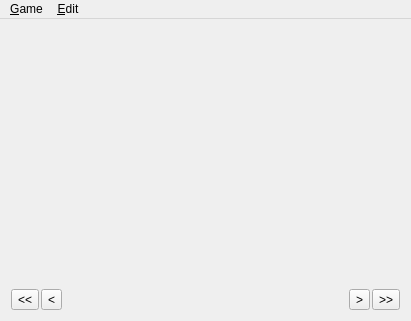
<?xml version="1.0" encoding="UTF-8"?>
<ui version="4.0">
 <class>MainWindow</class>
 <widget class="QMainWindow" name="MainWindow">
  <property name="geometry">
   <rect>
    <x>0</x>
    <y>0</y>
    <width>411</width>
    <height>321</height>
   </rect>
  </property>
  <property name="windowTitle">
   <string>MainWindow</string>
  </property>
  <widget class="QWidget" name="centralWidget">
   <layout class="QVBoxLayout" name="verticalLayout_3">
    <item>
     <layout class="QHBoxLayout" name="horizontalLayout_4">
      <item>
       <widget class="CheckersPicture" name="picture" native="true">
        <property name="sizePolicy">
         <sizepolicy hsizetype="Preferred" vsizetype="Preferred">
          <horstretch>0</horstretch>
          <verstretch>0</verstretch>
         </sizepolicy>
        </property>
        <layout class="QVBoxLayout" name="verticalLayout">
         <item>
          <spacer name="verticalSpacer">
           <property name="orientation">
            <enum>Qt::Vertical</enum>
           </property>
           <property name="sizeHint" stdset="0">
            <size>
             <width>20</width>
             <height>40</height>
            </size>
           </property>
          </spacer>
         </item>
        </layout>
       </widget>
      </item>
     </layout>
    </item>
    <item>
     <layout class="QHBoxLayout" name="horizontalLayout">
      <property name="spacing">
       <number>2</number>
      </property>
      <item>
       <widget class="QToolButton" name="goFirst">
        <property name="text">
         <string>&lt;&lt;</string>
        </property>
        <property name="icon">
         <iconset resource="icons.qrc">
          <normaloff>:/icons/go-first.png</normaloff>:/icons/go-first.png</iconset>
        </property>
        <property name="arrowType">
         <enum>Qt::NoArrow</enum>
        </property>
       </widget>
      </item>
      <item>
       <widget class="QToolButton" name="goPrev">
        <property name="text">
         <string>&lt;</string>
        </property>
        <property name="icon">
         <iconset resource="icons.qrc">
          <normaloff>:/icons/go-previous.png</normaloff>:/icons/go-previous.png</iconset>
        </property>
        <property name="arrowType">
         <enum>Qt::NoArrow</enum>
        </property>
       </widget>
      </item>
      <item>
       <spacer name="horizontalSpacer">
        <property name="orientation">
         <enum>Qt::Horizontal</enum>
        </property>
        <property name="sizeHint" stdset="0">
         <size>
          <width>40</width>
          <height>20</height>
         </size>
        </property>
       </spacer>
      </item>
      <item>
       <widget class="QToolButton" name="goNext">
        <property name="text">
         <string>&gt;</string>
        </property>
        <property name="icon">
         <iconset resource="icons.qrc">
          <normaloff>:/icons/go-next.png</normaloff>:/icons/go-next.png</iconset>
        </property>
       </widget>
      </item>
      <item>
       <widget class="QToolButton" name="goLast">
        <property name="text">
         <string>&gt;&gt;</string>
        </property>
        <property name="icon">
         <iconset resource="icons.qrc">
          <normaloff>:/icons/go-last.png</normaloff>:/icons/go-last.png</iconset>
        </property>
       </widget>
      </item>
     </layout>
    </item>
   </layout>
  </widget>
  <widget class="QMenuBar" name="menuBar">
   <property name="geometry">
    <rect>
     <x>0</x>
     <y>0</y>
     <width>411</width>
     <height>20</height>
    </rect>
   </property>
   <widget class="QMenu" name="menuEdit">
    <property name="title">
     <string>&amp;Edit</string>
    </property>
    <addaction name="actionSettings"/>
   </widget>
   <widget class="QMenu" name="menuGame">
    <property name="title">
     <string>&amp;Game</string>
    </property>
    <addaction name="actionStartNewGame"/>
    <addaction name="actionEndGame"/>
   </widget>
   <addaction name="menuGame"/>
   <addaction name="menuEdit"/>
  </widget>
  <action name="actionSettings">
   <property name="icon">
    <iconset resource="icons.qrc">
     <normaloff>:/icons/preferences.png</normaloff>:/icons/preferences.png</iconset>
   </property>
   <property name="text">
    <string>Settings</string>
   </property>
   <property name="shortcut">
    <string>Ctrl+P</string>
   </property>
  </action>
  <action name="actionStartNewGame">
   <property name="icon">
    <iconset resource="icons.qrc">
     <normaloff>:/icons/new.png</normaloff>:/icons/new.png</iconset>
   </property>
   <property name="text">
    <string>Start &amp;new game</string>
   </property>
   <property name="shortcut">
    <string>Ctrl+N</string>
   </property>
  </action>
  <action name="actionEndGame">
   <property name="icon">
    <iconset resource="icons.qrc">
     <normaloff>:/icons/close.png</normaloff>:/icons/close.png</iconset>
   </property>
   <property name="text">
    <string>&amp;End game</string>
   </property>
   <property name="shortcut">
    <string>Ctrl+W</string>
   </property>
  </action>
  <action name="actionExit">
   <property name="icon">
    <iconset resource="icons.qrc">
     <normaloff>:/icons/exit.png</normaloff>:/icons/exit.png</iconset>
   </property>
   <property name="text">
    <string>&amp;Exit</string>
   </property>
   <property name="shortcut">
    <string>Ctrl+Q</string>
   </property>
  </action>
 </widget>
 <layoutdefault spacing="6" margin="11"/>
 <customwidgets>
  <customwidget>
   <class>CheckersPicture</class>
   <extends>QWidget</extends>
   <header>checkerspicture.h</header>
   <container>1</container>
  </customwidget>
 </customwidgets>
 <resources>
  <include location="icons.qrc"/>
 </resources>
 <connections/>
</ui>
